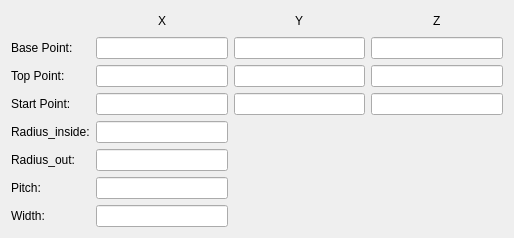
<?xml version="1.0" encoding="UTF-8"?>
<ui version="4.0">
 <class>Form</class>
 <widget class="QWidget" name="Form">
  <property name="geometry">
   <rect>
    <x>0</x>
    <y>0</y>
    <width>514</width>
    <height>222</height>
   </rect>
  </property>
  <property name="windowTitle">
   <string>Form</string>
  </property>
  <layout class="QHBoxLayout" name="horizontalLayout">
   <item>
    <layout class="QGridLayout" name="gridLayout">
     <item row="1" column="7" colspan="3">
      <widget class="QLineEdit" name="lineEdit_point_basez"/>
     </item>
     <item row="0" column="4">
      <spacer name="horizontalSpacer_3">
       <property name="orientation">
        <enum>Qt::Horizontal</enum>
       </property>
       <property name="sizeHint" stdset="0">
        <size>
         <width>40</width>
         <height>20</height>
        </size>
       </property>
      </spacer>
     </item>
     <item row="0" column="2">
      <widget class="QLabel" name="label_x2">
       <property name="text">
        <string>X</string>
       </property>
      </widget>
     </item>
     <item row="0" column="3">
      <spacer name="horizontalSpacer_2">
       <property name="orientation">
        <enum>Qt::Horizontal</enum>
       </property>
       <property name="sizeHint" stdset="0">
        <size>
         <width>40</width>
         <height>20</height>
        </size>
       </property>
      </spacer>
     </item>
     <item row="0" column="1">
      <spacer name="horizontalSpacer">
       <property name="orientation">
        <enum>Qt::Horizontal</enum>
       </property>
       <property name="sizeHint" stdset="0">
        <size>
         <width>40</width>
         <height>20</height>
        </size>
       </property>
      </spacer>
     </item>
     <item row="0" column="8">
      <widget class="QLabel" name="label_z2">
       <property name="text">
        <string>Z</string>
       </property>
      </widget>
     </item>
     <item row="0" column="5">
      <widget class="QLabel" name="label_y2">
       <property name="text">
        <string>Y</string>
       </property>
      </widget>
     </item>
     <item row="1" column="0">
      <widget class="QLabel" name="label">
       <property name="text">
        <string>Base Point:</string>
       </property>
      </widget>
     </item>
     <item row="0" column="6">
      <spacer name="horizontalSpacer_4">
       <property name="orientation">
        <enum>Qt::Horizontal</enum>
       </property>
       <property name="sizeHint" stdset="0">
        <size>
         <width>40</width>
         <height>20</height>
        </size>
       </property>
      </spacer>
     </item>
     <item row="0" column="9">
      <spacer name="horizontalSpacer_6">
       <property name="orientation">
        <enum>Qt::Horizontal</enum>
       </property>
       <property name="sizeHint" stdset="0">
        <size>
         <width>40</width>
         <height>20</height>
        </size>
       </property>
      </spacer>
     </item>
     <item row="0" column="7">
      <spacer name="horizontalSpacer_5">
       <property name="orientation">
        <enum>Qt::Horizontal</enum>
       </property>
       <property name="sizeHint" stdset="0">
        <size>
         <width>40</width>
         <height>20</height>
        </size>
       </property>
      </spacer>
     </item>
     <item row="2" column="4" colspan="3">
      <widget class="QLineEdit" name="lineEdit_point_topy"/>
     </item>
     <item row="1" column="1" colspan="3">
      <widget class="QLineEdit" name="lineEdit_point_basex"/>
     </item>
     <item row="2" column="0">
      <widget class="QLabel" name="label_2">
       <property name="text">
        <string>Top Point:</string>
       </property>
      </widget>
     </item>
     <item row="2" column="1" colspan="3">
      <widget class="QLineEdit" name="lineEdit_point_topx"/>
     </item>
     <item row="1" column="4" colspan="3">
      <widget class="QLineEdit" name="lineEdit_point_basey"/>
     </item>
     <item row="4" column="0">
      <widget class="QLabel" name="label_4">
       <property name="text">
        <string>Radius_inside:</string>
       </property>
      </widget>
     </item>
     <item row="2" column="7" colspan="3">
      <widget class="QLineEdit" name="lineEdit_point_topz"/>
     </item>
     <item row="4" column="1" colspan="3">
      <widget class="QLineEdit" name="lineEdit_radius_inside"/>
     </item>
     <item row="3" column="1" colspan="3">
      <widget class="QLineEdit" name="lineEdit_point_startx"/>
     </item>
     <item row="7" column="0">
      <widget class="QLabel" name="label_7">
       <property name="text">
        <string>Width:</string>
       </property>
      </widget>
     </item>
     <item row="3" column="0">
      <widget class="QLabel" name="label_3">
       <property name="text">
        <string>Start Point:</string>
       </property>
      </widget>
     </item>
     <item row="6" column="0">
      <widget class="QLabel" name="label_6">
       <property name="text">
        <string>Pitch:</string>
       </property>
      </widget>
     </item>
     <item row="5" column="0">
      <widget class="QLabel" name="label_5">
       <property name="text">
        <string>Radius_out:</string>
       </property>
      </widget>
     </item>
     <item row="3" column="4" colspan="3">
      <widget class="QLineEdit" name="lineEdit_point_starty"/>
     </item>
     <item row="3" column="7" colspan="3">
      <widget class="QLineEdit" name="lineEdit_point_startz"/>
     </item>
     <item row="5" column="1" colspan="3">
      <widget class="QLineEdit" name="lineEdit_radius_out"/>
     </item>
     <item row="6" column="1" colspan="3">
      <widget class="QLineEdit" name="lineEdit_pitch"/>
     </item>
     <item row="7" column="1" colspan="3">
      <widget class="QLineEdit" name="lineEdit_width"/>
     </item>
    </layout>
   </item>
  </layout>
 </widget>
 <tabstops>
  <tabstop>lineEdit_point_basex</tabstop>
  <tabstop>lineEdit_point_basey</tabstop>
  <tabstop>lineEdit_point_basez</tabstop>
  <tabstop>lineEdit_point_topx</tabstop>
  <tabstop>lineEdit_point_topy</tabstop>
  <tabstop>lineEdit_point_topz</tabstop>
  <tabstop>lineEdit_point_startx</tabstop>
  <tabstop>lineEdit_point_starty</tabstop>
  <tabstop>lineEdit_point_startz</tabstop>
  <tabstop>lineEdit_radius_inside</tabstop>
  <tabstop>lineEdit_radius_out</tabstop>
  <tabstop>lineEdit_pitch</tabstop>
  <tabstop>lineEdit_width</tabstop>
 </tabstops>
 <resources/>
 <connections/>
</ui>
